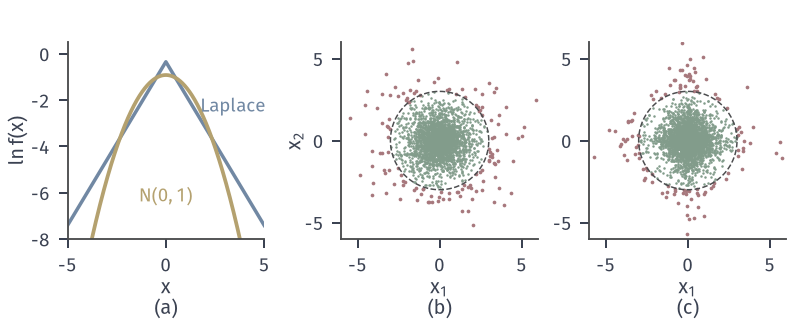

The Python source for this figure:
"""Normal scale mixture with W~Exp(1). (a) ln density: Laplace(0,1/sqrt2) vs N(0,1); (b) common scale sqrt(W)(Z1,Z2); (c) independent scales. 2000 samples, seed 716.
Also numerically checks that int e^{-w} N(x;0,w) dw equals the Laplace density."""
from pathlib import Path
import sys
HERE = Path(__file__).resolve().parent
sys.path.insert(0, str(HERE.parent/"dfam-common"))
from common import *

rng = np.random.default_rng(SEED)
n = 3000
fig, (a, b, c) = figure(width_mm=112, height_mm=46, ncols=3)
x = np.linspace(-5, 5, 801)
lap = np.exp(-np.sqrt(2)*np.abs(x))/np.sqrt(2)
w = np.linspace(1e-6, 60, 200001)
check = [float(np.trapezoid(np.exp(-w)*np.exp(-xx*xx/(2*w))/np.sqrt(2*np.pi*w), w)) for xx in (0.5, 1.0, 2.0)]
a.plot(x, np.log(lap), color=BLUE, lw=1.4)
a.plot(x, np.log(phi(x)), color=YELLOW, lw=1.5)
a.text(0.0, -6.4, r'$\mathcal{N}(0,1)$', color=YELLOW, fontsize=7.5, ha='center')
a.text(3.4, -2.5, 'Laplace', color=BLUE, fontsize=7.5, ha='center')
a.set_xlim(-5, 5); a.set_ylim(-8, 0.5); a.set_xlabel('$x$', labelpad=1); a.set_ylabel(r'$\ln f(x)$', labelpad=1)
W = rng.exponential(1.0, n); Z = rng.standard_normal((n, 2))
Xc = np.sqrt(W)[:, None]*Z
W2 = rng.exponential(1.0, (n, 2)); Z2 = rng.standard_normal((n, 2))
Xi = np.sqrt(W2)*Z2
for ax_, X in ((b, Xc), (c, Xi)):
    far = np.hypot(X[:, 0], X[:, 1]) > 3
    ax_.scatter(X[~far, 0], X[~far, 1], s=1.0, color=GREEN, linewidths=0)
    ax_.scatter(X[far, 0], X[far, 1], s=2.2, color=RED, linewidths=0)
    tt = np.linspace(0, 2*np.pi, 200)
    ax_.plot(3*np.cos(tt), 3*np.sin(tt), color=STROKE, lw=0.6, ls='--')
    ax_.set_xlim(-6, 6); ax_.set_ylim(-6, 6); ax_.set_xticks([-5, 0, 5]); ax_.set_yticks([-5, 0, 5])
    ax_.set_xlabel('$x_1$', labelpad=1)
b.set_ylabel('$x_2$', labelpad=0)
for ax_ in (a, b, c):
    ax_.set_box_aspect(1)
tag(a, '(a)', y=-0.30); tag(b, '(b)', y=-0.30); tag(c, '(c)', y=-0.30)
def csq(X):
    return float(np.cov(X[:, 0]**2, X[:, 1]**2)[0, 1])
save(fig, HERE, 'figure', {'seed': SEED, 'n': n, 'mixture_integral_at_0.5_1_2': check,
     'laplace_at_0.5_1_2': [float(np.exp(-np.sqrt(2)*t)/np.sqrt(2)) for t in (0.5, 1.0, 2.0)],
     'cov_sq_common': csq(Xc), 'cov_sq_indep': csq(Xi), 'corr_common': float(np.corrcoef(Xc.T)[0, 1])})
